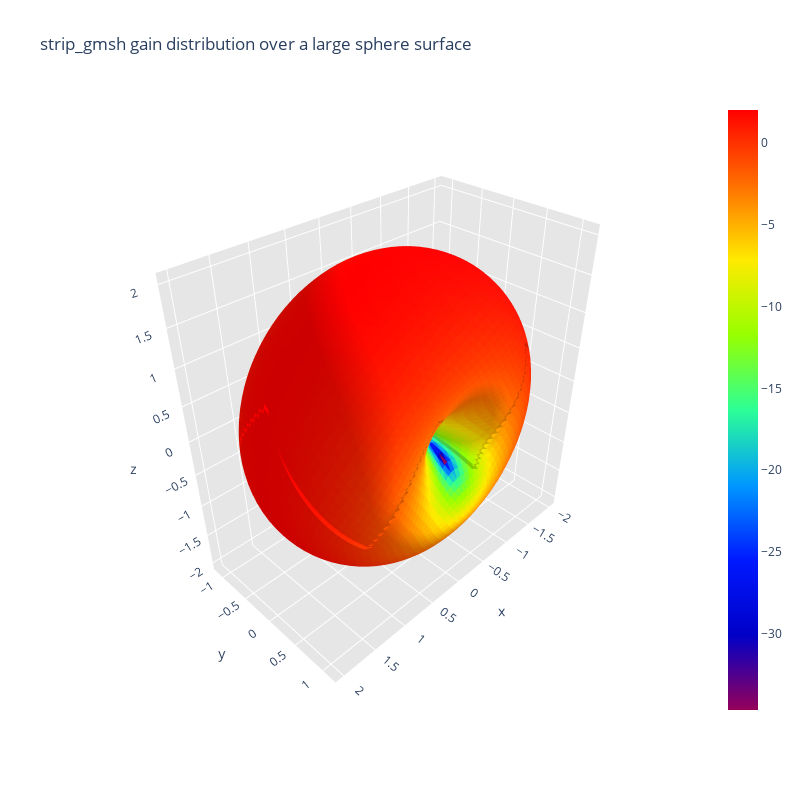

Notebook code cell kept with this figure:
### Code cell
strip_mesh2 = 'data/antennas_mesh2/strip_gmsh_mesh2.mat'
strip_current = 'data/antennas_current/strip_gmsh_current.mat'
strip_gain_power = 'data/antennas_gain_power/strip_gmsh_gain_power.mat'
filename_sphere_dense = '../../data/sphere_mesh/sphere_dense.mat'

# Step 2: Radiation intensity distribution over a sphere
print("Calculating radiation intensity distribution over sphere surface...")
radiation_intensity_distribution_over_sphere_surface(strip_mesh2, strip_current, filename_sphere_dense, scattering=True)

# Step 3: Generation of the directivity pattern
print("Generating antenna directivity pattern...")
antenna_directivity_pattern(strip_mesh2, strip_current, strip_gain_power, scattering=True)

### Figure 1 — Plotly figure (JSON) as saved in the notebook; plotly's stock layout.template omitted (floating-point values rounded to 4 significant figures; data arrays with more than 128 entries replaced by an {"elided": "..."} marker saying what was removed)
{"data": [{"facecolor": {"elided": "8000 str values"}, "i": {"elided": "8000 int values"}, "j": {"elided": "8000 int values"}, "k": {"elided": "8000 int values"}, "name": "", "type": "mesh3d", "x": {"elided": "4002 float values"}, "y": {"elided": "4002 float values"}, "z": {"elided": "4002 float values"}}, {"hoverinfo": "none", "marker": {"color": [-34.67, 2.028], "colorscale": [[0, "rgb(150, 0, 90)"], [0.125, "rgb(0, 0, 200)"], [0.25, "rgb(0, 25, 255)"], [0.375, "rgb(0, 152, 255)"], [0.5, "rgb(44, 255, 150)"], [0.625, "rgb(151, 255, 0)"], [0.75, "rgb(255, 234, 0)"], [0.875, "rgb(255, 111, 0)"], [1, "rgb(255, 0, 0)"]], "showscale": true, "size": 0.1}, "mode": "markers", "showlegend": false, "type": "scatter3d", "x": [0.1235], "y": [0.08975], "z": [1.994]}], "layout": {"height": 800, "scene": {"aspectratio": {"x": 1.0, "y": 0.5693, "z": 1}, "xaxis": {"backgroundcolor": "rgb(230, 230, 230)", "gridcolor": "rgb(255, 255, 255)", "showbackground": true, "zerolinecolor": "rgb(255, 255, 255)"}, "yaxis": {"backgroundcolor": "rgb(230, 230, 230)", "gridcolor": "rgb(255, 255, 255)", "showbackground": true, "zerolinecolor": "rgb(255, 255, 255)"}, "zaxis": {"backgroundcolor": "rgb(230, 230, 230)", "gridcolor": "rgb(255, 255, 255)", "showbackground": true, "zerolinecolor": "rgb(255, 255, 255)"}}, "title": {"text": "strip_gmsh gain distribution over a large sphere surface"}, "width": 800}}
